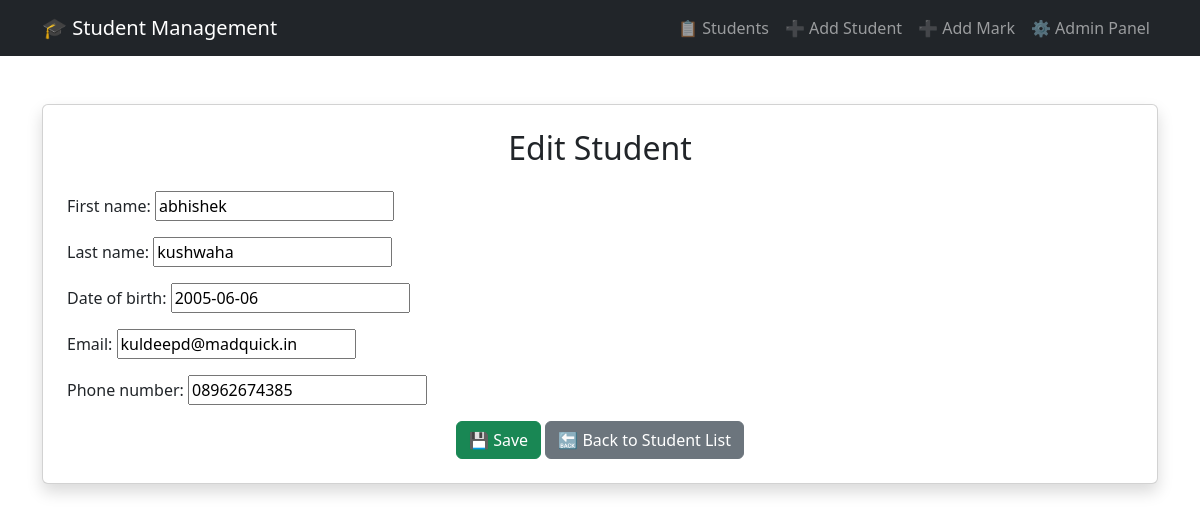
/student/3/edit/, run on the app's committed database.
### records/models.py (models this page shows, shortened)
class Student(models.Model):
 first_name = models.CharField(max_length=100)
 last_name = models.CharField(max_length=100)
 date_of_birth = models.DateField()
 email = models.EmailField(unique=True)
 phone_number = models.CharField(max_length=15, blank=True, null=True)
 class Meta:
  verbose_name_plural = 'Students'

### records/views.py (the view, shortened to what this page needs)
# urls.py: path('student/<int:pk>/edit/', views.StudentUpdateView.as_view(), name='student_edit'),
class StudentUpdateView(UpdateView):
 model = Student
 form_class = StudentForm
 template_name = 'records/student_form.html'
 success_url = reverse_lazy('student_list')

### records/forms.py
class StudentForm(forms.ModelForm):
 class Meta:
  model = Student
  fields = ['first_name', 'last_name', 'date_of_birth', 'email','phone_number']

### templates/records/student_form.html (shortened to what this page needs)
<!DOCTYPE html>
<html lang="en">
<head>
    <link rel="stylesheet" href="https://cdn.jsdelivr.net/npm/bootstrap@5.3.0/dist/css/bootstrap.min.css">
</head>
<body>
    <header>
        <nav class="navbar navbar-expand-lg navbar-dark bg-dark">
            <div class="container">
                <a class="navbar-brand" href="{% url 'student_list' %}">🎓 Student Management</a>
                <div class="collapse navbar-collapse" id="navbarNav">
                    <ul class="navbar-nav ms-auto">
                        <li class="nav-item"><a class="nav-link" href="{% url 'student_list' %}">📋 Students</a></li>
                        <li class="nav-item"><a class="nav-link" href="{% url 'student_create' %}">➕ Add Student</a></li>
                        <li class="nav-item"><a class="nav-link" href="{% url 'mark_create' %}">➕ Add Mark</a></li>
                        <li class="nav-item"><a class="nav-link" href="{% url 'admin:index' %}">⚙ Admin Panel</a></li>
                    </ul>
                </div>
            </div>
        </nav>
    </header>
    <div class="container mt-5">
        <div class="card shadow p-4">
            <h2 class="text-center">{% if form.instance.pk %}Edit{% else %}Create{% endif %} Student</h2>
            <form method="POST" class="mt-3">
                <div class="mb-3">
                    {{ form.as_p }}
                </div>
                <div class="text-center">
                    <button type="submit" class="btn btn-success">💾 Save</button>
                    <a href="{% url 'student_list' %}" class="btn btn-secondary">🔙 Back to Student List</a>
                </div>
            </form>
        </div>
    </div>
</body>
</html>

### data on the page
Student: first_name "abhishek", last_name "kushwaha", date_of_birth "2005-06-06", email "kuldeepd@madquick.in", phone_number "08962674385"
